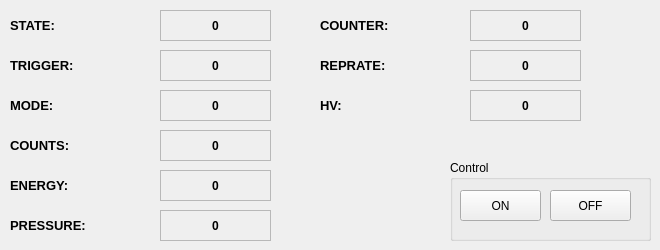
   <widget class="QWidget" name="LASER_TAB">
    <attribute name="title">
     <string>LASER</string>
    </attribute>
    <widget class="QLabel" name="label_11">
     <property name="geometry">
      <rect>
       <x>10</x>
       <y>10</y>
       <width>101</width>
       <height>31</height>
      </rect>
     </property>
     <property name="font">
      <font>
       <pointsize>10</pointsize>
       <weight>75</weight>
       <bold>true</bold>
      </font>
     </property>
     <property name="text">
      <string>STATE:</string>
     </property>
     <property name="alignment">
      <set>Qt::AlignLeading|Qt::AlignLeft|Qt::AlignVCenter</set>
     </property>
    </widget>
    <widget class="QLabel" name="label_13">
     <property name="geometry">
      <rect>
       <x>10</x>
       <y>170</y>
       <width>141</width>
       <height>31</height>
      </rect>
     </property>
     <property name="font">
      <font>
       <pointsize>10</pointsize>
       <weight>75</weight>
       <bold>true</bold>
      </font>
     </property>
     <property name="text">
      <string>ENERGY:</string>
     </property>
     <property name="alignment">
      <set>Qt::AlignLeading|Qt::AlignLeft|Qt::AlignVCenter</set>
     </property>
    </widget>
    <widget class="QLabel" name="LASER_MODE_2">
     <property name="geometry">
      <rect>
       <x>160</x>
       <y>50</y>
       <width>111</width>
       <height>31</height>
      </rect>
     </property>
     <property name="font">
      <font>
       <weight>75</weight>
       <bold>true</bold>
      </font>
     </property>
     <property name="autoFillBackground">
      <bool>false</bool>
     </property>
     <property name="frameShape">
      <enum>QFrame::StyledPanel</enum>
     </property>
     <property name="text">
      <string>0</string>
     </property>
     <property name="alignment">
      <set>Qt::AlignCenter</set>
     </property>
    </widget>
    <widget class="QLabel" name="label_14">
     <property name="geometry">
      <rect>
       <x>10</x>
       <y>50</y>
       <width>111</width>
       <height>31</height>
      </rect>
     </property>
     <property name="font">
      <font>
       <pointsize>10</pointsize>
       <weight>75</weight>
       <bold>true</bold>
      </font>
     </property>
     <property name="text">
      <string>TRIGGER:</string>
     </property>
     <property name="alignment">
      <set>Qt::AlignLeading|Qt::AlignLeft|Qt::AlignVCenter</set>
     </property>
    </widget>
    <widget class="QLabel" name="LASER_COUNTS_2">
     <property name="geometry">
      <rect>
       <x>160</x>
       <y>90</y>
       <width>111</width>
       <height>31</height>
      </rect>
     </property>
     <property name="font">
      <font>
       <weight>75</weight>
       <bold>true</bold>
      </font>
     </property>
     <property name="autoFillBackground">
      <bool>false</bool>
     </property>
     <property name="frameShape">
      <enum>QFrame::StyledPanel</enum>
     </property>
     <property name="text">
      <string>0</string>
     </property>
     <property name="alignment">
      <set>Qt::AlignCenter</set>
     </property>
    </widget>
    <widget class="QLabel" name="LASER_STATE_2">
     <property name="geometry">
      <rect>
       <x>160</x>
       <y>10</y>
       <width>111</width>
       <height>31</height>
      </rect>
     </property>
     <property name="font">
      <font>
       <weight>75</weight>
       <bold>true</bold>
      </font>
     </property>
     <property name="autoFillBackground">
      <bool>false</bool>
     </property>
     <property name="frameShape">
      <enum>QFrame::StyledPanel</enum>
     </property>
     <property name="text">
      <string>0</string>
     </property>
     <property name="alignment">
      <set>Qt::AlignCenter</set>
     </property>
    </widget>
    <widget class="QLabel" name="label_15">
     <property name="geometry">
      <rect>
       <x>10</x>
       <y>90</y>
       <width>141</width>
       <height>31</height>
      </rect>
     </property>
     <property name="font">
      <font>
       <pointsize>10</pointsize>
       <weight>75</weight>
       <bold>true</bold>
      </font>
     </property>
     <property name="text">
      <string>MODE:</string>
     </property>
     <property name="alignment">
      <set>Qt::AlignLeading|Qt::AlignLeft|Qt::AlignVCenter</set>
     </property>
    </widget>
    <widget class="QLabel" name="LASER_COUNTER_2">
     <property name="geometry">
      <rect>
       <x>160</x>
       <y>130</y>
       <width>111</width>
       <height>31</height>
      </rect>
     </property>
     <property name="font">
      <font>
       <weight>75</weight>
       <bold>true</bold>
      </font>
     </property>
     <property name="autoFillBackground">
      <bool>false</bool>
     </property>
     <property name="frameShape">
      <enum>QFrame::StyledPanel</enum>
     </property>
     <property name="text">
      <string>0</string>
     </property>
     <property name="alignment">
      <set>Qt::AlignCenter</set>
     </property>
    </widget>
    <widget class="QLabel" name="label_16">
     <property name="geometry">
      <rect>
       <x>10</x>
       <y>130</y>
       <width>141</width>
       <height>31</height>
      </rect>
     </property>
     <property name="font">
      <font>
       <pointsize>10</pointsize>
       <weight>75</weight>
       <bold>true</bold>
      </font>
     </property>
     <property name="text">
      <string>COUNTS:</string>
     </property>
     <property name="alignment">
      <set>Qt::AlignLeading|Qt::AlignLeft|Qt::AlignVCenter</set>
     </property>
    </widget>
    <widget class="QLabel" name="LASER_REPRATE_2">
     <property name="geometry">
      <rect>
       <x>160</x>
       <y>170</y>
       <width>111</width>
       <height>31</height>
      </rect>
     </property>
     <property name="font">
      <font>
       <weight>75</weight>
       <bold>true</bold>
      </font>
     </property>
     <property name="autoFillBackground">
      <bool>false</bool>
     </property>
     <property name="frameShape">
      <enum>QFrame::StyledPanel</enum>
     </property>
     <property name="text">
      <string>0</string>
     </property>
     <property name="alignment">
      <set>Qt::AlignCenter</set>
     </property>
    </widget>
    <widget class="QLabel" name="label_17">
     <property name="geometry">
      <rect>
       <x>10</x>
       <y>210</y>
       <width>141</width>
       <height>31</height>
      </rect>
     </property>
     <property name="font">
      <font>
       <pointsize>10</pointsize>
       <weight>75</weight>
       <bold>true</bold>
      </font>
     </property>
     <property name="text">
      <string>PRESSURE:</string>
     </property>
     <property name="alignment">
      <set>Qt::AlignLeading|Qt::AlignLeft|Qt::AlignVCenter</set>
     </property>
    </widget>
    <widget class="QLabel" name="LASER_REPRATE_3">
     <property name="geometry">
      <rect>
       <x>160</x>
       <y>210</y>
       <width>111</width>
       <height>31</height>
      </rect>
     </property>
     <property name="font">
      <font>
       <weight>75</weight>
       <bold>true</bold>
      </font>
     </property>
     <property name="autoFillBackground">
      <bool>false</bool>
     </property>
     <property name="frameShape">
      <enum>QFrame::StyledPanel</enum>
     </property>
     <property name="text">
      <string>0</string>
     </property>
     <property name="alignment">
      <set>Qt::AlignCenter</set>
     </property>
    </widget>
    <widget class="QLabel" name="label_27">
     <property name="geometry">
      <rect>
       <x>320</x>
       <y>10</y>
       <width>141</width>
       <height>31</height>
      </rect>
     </property>
     <property name="font">
      <font>
       <pointsize>10</pointsize>
       <weight>75</weight>
       <bold>true</bold>
      </font>
     </property>
     <property name="text">
      <string>COUNTER:</string>
     </property>
     <property name="alignment">
      <set>Qt::AlignLeading|Qt::AlignLeft|Qt::AlignVCenter</set>
     </property>
    </widget>
    <widget class="QLabel" name="LASER_REPRATE_4">
     <property name="geometry">
      <rect>
       <x>470</x>
       <y>10</y>
       <width>111</width>
       <height>31</height>
      </rect>
     </property>
     <property name="font">
      <font>
       <weight>75</weight>
       <bold>true</bold>
      </font>
     </property>
     <property name="autoFillBackground">
      <bool>false</bool>
     </property>
     <property name="frameShape">
      <enum>QFrame::StyledPanel</enum>
     </property>
     <property name="text">
      <string>0</string>
     </property>
     <property name="alignment">
      <set>Qt::AlignCenter</set>
     </property>
    </widget>
    <widget class="QLabel" name="label_28">
     <property name="geometry">
      <rect>
       <x>320</x>
       <y>50</y>
       <width>141</width>
       <height>31</height>
      </rect>
     </property>
     <property name="font">
      <font>
       <pointsize>10</pointsize>
       <weight>75</weight>
       <bold>true</bold>
      </font>
     </property>
     <property name="text">
      <string>REPRATE:</string>
     </property>
     <property name="alignment">
      <set>Qt::AlignLeading|Qt::AlignLeft|Qt::AlignVCenter</set>
     </property>
    </widget>
    <widget class="QLabel" name="LASER_REPRATE_5">
     <property name="geometry">
      <rect>
       <x>470</x>
       <y>50</y>
       <width>111</width>
       <height>31</height>
      </rect>
     </property>
     <property name="font">
      <font>
       <weight>75</weight>
       <bold>true</bold>
      </font>
     </property>
     <property name="autoFillBackground">
      <bool>false</bool>
     </property>
     <property name="frameShape">
      <enum>QFrame::StyledPanel</enum>
     </property>
     <property name="text">
      <string>0</string>
     </property>
     <property name="alignment">
      <set>Qt::AlignCenter</set>
     </property>
    </widget>
    <widget class="QLabel" name="label_29">
     <property name="geometry">
      <rect>
       <x>320</x>
       <y>90</y>
       <width>141</width>
       <height>31</height>
      </rect>
     </property>
     <property name="font">
      <font>
       <pointsize>10</pointsize>
       <weight>75</weight>
       <bold>true</bold>
      </font>
     </property>
     <property name="text">
      <string>HV:</string>
     </property>
     <property name="alignment">
      <set>Qt::AlignLeading|Qt::AlignLeft|Qt::AlignVCenter</set>
     </property>
    </widget>
    <widget class="QLabel" name="LASER_REPRATE_6">
     <property name="geometry">
      <rect>
       <x>470</x>
       <y>90</y>
       <width>111</width>
       <height>31</height>
      </rect>
     </property>
     <property name="font">
      <font>
       <weight>75</weight>
       <bold>true</bold>
      </font>
     </property>
     <property name="autoFillBackground">
      <bool>false</bool>
     </property>
     <property name="frameShape">
      <enum>QFrame::StyledPanel</enum>
     </property>
     <property name="text">
      <string>0</string>
     </property>
     <property name="alignment">
      <set>Qt::AlignCenter</set>
     </property>
    </widget>
    <widget class="QGroupBox" name="laser_control_box_2">
     <property name="geometry">
      <rect>
       <x>450</x>
       <y>160</y>
       <width>201</width>
       <height>81</height>
      </rect>
     </property>
     <property name="title">
      <string>Control</string>
     </property>
     <widget class="QPushButton" name="laser_on_2">
      <property name="geometry">
       <rect>
        <x>10</x>
        <y>30</y>
        <width>81</width>
        <height>31</height>
       </rect>
      </property>
      <property name="text">
       <string>ON</string>
      </property>
     </widget>
     <widget class="QPushButton" name="laser_off_2">
      <property name="geometry">
       <rect>
        <x>100</x>
        <y>30</y>
        <width>81</width>
        <height>31</height>
       </rect>
      </property>
      <property name="text">
       <string>OFF</string>
      </property>
     </widget>
    </widget>
   </widget>
